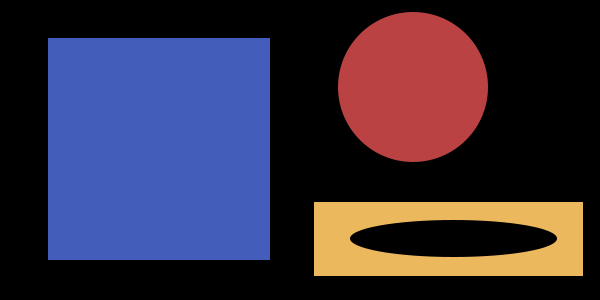
#> input picture Image_processing/13.finding_drawing_contours/images/basic_shapes.png, 600 x 300 px
$ python 'license plate.py' images/basic_shapes.png   (older library calls are emulated)
#> lines starting #> are read from the running program, lines starting #| are printed output that depends on the picture; after the words box and inside, x2 and y2 are one past the last pixel; in counts of white or black regions, pixels touching at a corner belong together
# USAGE
# python finding_drawing_contours.py images/basic_shapes.png

# import the necessary packages
import numpy as np
import sys
import cv2
import imutils

img = sys.argv[1]

print (img)

# load the image and convert it to grayscale
image = cv2.imread(img)
#> image is the input picture: shape (300, 600, 3); mean B, G, R 64.6, 46.4, 54.5
image = imutils.resize(image, width=500)
#> image: shape (250, 500, 3)
gray = cv2.cvtColor(image, cv2.COLOR_BGR2GRAY)
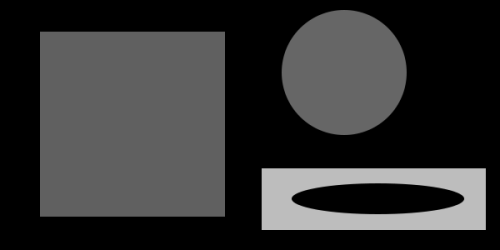
#> gray: shape (250, 500); min 0, max 189, mean 50.9


# show the original image
cv2.imshow("Original", image)
cv2.waitKey(0)

(T, threshInv) = cv2.threshold(gray, 0, 255,cv2.THRESH_BINARY_INV | cv2.THRESH_OTSU)
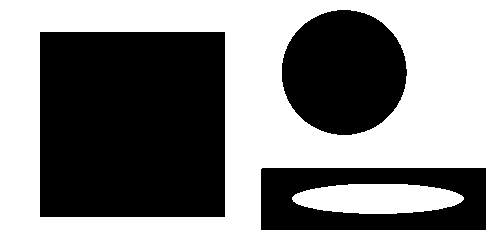
#> threshInv: shape (250, 500); 54.9% white; 3 black regions
#> T = 56
cv2.imshow("threshInv",threshInv)
cv2.waitKey(0)

# find all contours in the image and draw ALL contours on the image
cnts = cv2.findContours(threshInv.copy(), cv2.RETR_LIST, cv2.CHAIN_APPROX_SIMPLE)
#> cnts = 5 contours; box (x1, y1, x2, y2) and area: (0, 0, 500, 250) 124251, (39, 31, 226, 218) 34594, (260, 167, 487, 231) 14234, (281, 9, 408, 136) 12420, (292, 184, 464, 214) 3904
cnts = cnts[0] if imutils.is_cv2() else cnts[1]
clone = image.copy()

for cnt in cnts:
	x,y,w,h = cv2.boundingRect(cnt)

	if (w<120 and w>90 and h<70 and h>30):
		print (x,y,w,h)
		cv2.rectangle(image,(x,y),(x+w,y+h),(0,255,0),2)
		cv2.imshow("output", image)
		cv2.waitKey(0)
#> this loop made 5 passes
#> (x, y, w, h) on passes 1 to 4: (292, 184, 172, 30), (260, 167, 227, 64), (39, 31, 187, 187), (281, 9, 127, 127)
#> (cnt, x, y, w, h) on pass 5: ([[0, 0], [0, 249], [499, 249], [499, 0]], 0, 0, 500, 250)


# [8 lines of commented-out code are left out]
clone = image.copy()
cv2.destroyAllWindows()


# [29 lines of commented-out code are left out]
